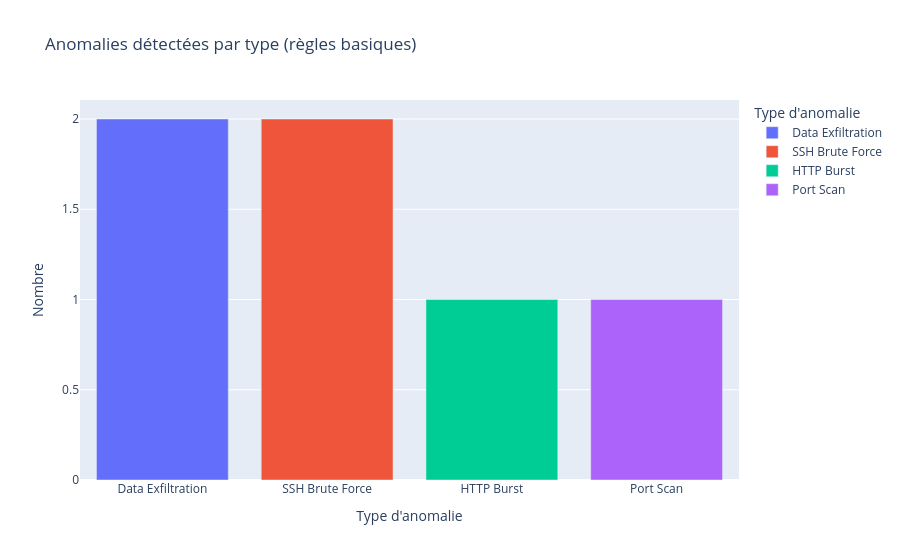

Notebook code for this chart:
### Code cell
def detect_anomalies_basic(index=None):
    """
    Détecte des comportements anormaux à partir de règles basées sur des seuils.
    Couvre : scan de ports, burst HTTP, brute-force SSH, exfiltration.
    """
    if index is None:
        index = f"suricata-{datetime.now(timezone.utc).strftime('%Y.%m.%d')}"

    anomalies = []
    print("=" * 60)
    print("  Détection d'anomalies — règles basiques")
    print("=" * 60)

    # ── 1. Scan de ports ────────────────────────────────────────
    result = es.search(index=index, body={
        "size": 0,
        "query": {"term": {"event_type": "alert"}},
        "aggs": {
            "per_src": {
                "terms": {"field": "src_ip", "size": 20},
                "aggs": {
                    "unique_sigs":  {"cardinality": {"field": "alert.signature_id"}},
                    "unique_dests": {"cardinality": {"field": "dest_ip"}},
                    "unique_ports": {"cardinality": {"field": "dest_port"}},
                    "total":        {"value_count":  {"field": "event_type"}},
                }
            }
        }
    })
    print("\n🔍 Scan de ports (>3 signatures uniques OU >5 destinations)")
    for bucket in result["aggregations"]["per_src"]["buckets"]:
        ip     = bucket["key"]
        sigs   = bucket["unique_sigs"]["value"]
        dests  = bucket["unique_dests"]["value"]
        ports  = bucket["unique_ports"]["value"]
        total  = bucket["total"]["value"]
        if sigs > 3 or dests > 5:
            anomalies.append({"ip": ip, "type": "Port Scan", "sigs": sigs, "dests": dests, "total": total})
            print(f"  🚨 {ip:20s}  sigs={sigs:3d}  dests={dests:3d}  ports={ports:4d}  total={total}")

    # ── 2. Burst HTTP (>50 events en 60 s depuis même IP) ───────
    result = es.search(index=index, body={
        "size": 0,
        "query": {"term": {"event_type": "http"}},
        "aggs": {
            "per_src": {
                "terms": {"field": "src_ip", "size": 20},
                "aggs": {
                    "over_time": {
                        "date_histogram": {"field": "@timestamp", "fixed_interval": "60s"},
                        "aggs": {"req_count": {"value_count": {"field": "src_ip"}}}
                    }
                }
            }
        }
    })
    print("\n🔍 Burst HTTP (>50 req en 60 s)")
    for bucket in result["aggregations"]["per_src"]["buckets"]:
        ip = bucket["key"]
        for tb in bucket["over_time"]["buckets"]:
            count = tb["req_count"]["value"]
            if count > 50:
                ts = tb["key_as_string"]
                anomalies.append({"ip": ip, "type": "HTTP Burst", "count": count, "window": ts})
                print(f"  🚨 {ip:20s}  {count:4d} req en 60s  à {ts}")

    # ── 3. Brute-force SSH (>20 alertes en 5 min depuis même IP) ─
    result = es.search(index=index, body={
        "size": 0,
        "query": {
            "bool": {
                "must": [
                    {"term": {"event_type": "alert"}},
                    {"term": {"dest_port": 22}}
                ]
            }
        },
        "aggs": {
            "per_src": {
                "terms": {"field": "src_ip", "size": 20},
                "aggs": {
                    "over_time": {
                        "date_histogram": {"field": "@timestamp", "fixed_interval": "5m"},
                        "aggs": {"count": {"value_count": {"field": "src_ip"}}}
                    }
                }
            }
        }
    })
    print("\n🔍 Brute-force SSH (>20 alertes port 22 en 5 min)")
    for bucket in result["aggregations"]["per_src"]["buckets"]:
        ip = bucket["key"]
        for tb in bucket["over_time"]["buckets"]:
            count = tb["count"]["value"]
            if count > 20:
                ts = tb["key_as_string"]
                anomalies.append({"ip": ip, "type": "SSH Brute Force", "count": count, "window": ts})
                print(f"  🚨 {ip:20s}  {count:4d} tentatives en 5 min  à {ts}")

    # ── 4. Exfiltration (flux sortants > 10 MB) ─────────────────
    result = es.search(index=index, body={
        "size": 0,
        "query": {"term": {"event_type": "flow"}},
        "aggs": {
            "per_src": {
                "terms": {"field": "src_ip", "size": 20},
                "aggs": {"total_bytes": {"sum": {"field": "flow.bytes_toserver"}}}
            }
        }
    })
    print("\n🔍 Exfiltration de données (>10 MB sortants depuis même IP)")
    for bucket in result["aggregations"]["per_src"]["buckets"]:
        ip = bucket["key"]
        mb = bucket["total_bytes"]["value"] / 1e6
        if mb > 10:
            anomalies.append({"ip": ip, "type": "Data Exfiltration", "mb": round(mb, 1)})
            print(f"  🚨 {ip:20s}  {mb:8.1f} MB sortants")

    print(f"\n{'=' * 60}")
    print(f"  Total anomalies détectées : {len(anomalies)}")
    return anomalies


anomalies = detect_anomalies_basic()

# Visualisation
if anomalies:
    df_a = pd.DataFrame(anomalies)
    counts = df_a["type"].value_counts().reset_index()
    counts.columns = ["type", "count"]
    fig = px.bar(counts, x="type", y="count", color="type",
                 title="Anomalies détectées par type (règles basiques)",
                 labels={"type": "Type d'anomalie", "count": "Nombre"})
    fig.show()

### Figure 1 — Plotly figure (JSON) as saved in the notebook; plotly's stock layout.template omitted (floating-point values rounded to 4 significant figures)
{"data": [{"hovertemplate": "Type d'anomalie=%{x}<br>Nombre=%{y}<extra></extra>", "legendgroup": "Data Exfiltration", "marker": {"color": "#636efa", "pattern": {"shape": ""}}, "name": "Data Exfiltration", "orientation": "v", "showlegend": true, "textposition": "auto", "type": "bar", "x": ["Data Exfiltration"], "xaxis": "x", "y": [2], "yaxis": "y"}, {"hovertemplate": "Type d'anomalie=%{x}<br>Nombre=%{y}<extra></extra>", "legendgroup": "SSH Brute Force", "marker": {"color": "#EF553B", "pattern": {"shape": ""}}, "name": "SSH Brute Force", "orientation": "v", "showlegend": true, "textposition": "auto", "type": "bar", "x": ["SSH Brute Force"], "xaxis": "x", "y": [2], "yaxis": "y"}, {"hovertemplate": "Type d'anomalie=%{x}<br>Nombre=%{y}<extra></extra>", "legendgroup": "HTTP Burst", "marker": {"color": "#00cc96", "pattern": {"shape": ""}}, "name": "HTTP Burst", "orientation": "v", "showlegend": true, "textposition": "auto", "type": "bar", "x": ["HTTP Burst"], "xaxis": "x", "y": [1], "yaxis": "y"}, {"hovertemplate": "Type d'anomalie=%{x}<br>Nombre=%{y}<extra></extra>", "legendgroup": "Port Scan", "marker": {"color": "#ab63fa", "pattern": {"shape": ""}}, "name": "Port Scan", "orientation": "v", "showlegend": true, "textposition": "auto", "type": "bar", "x": ["Port Scan"], "xaxis": "x", "y": [1], "yaxis": "y"}], "layout": {"barmode": "relative", "legend": {"title": {"text": "Type d'anomalie"}, "tracegroupgap": 0}, "title": {"text": "Anomalies détectées par type (règles basiques)"}, "xaxis": {"anchor": "y", "categoryarray": ["Data Exfiltration", "SSH Brute Force", "HTTP Burst", "Port Scan"], "categoryorder": "array", "domain": [0, 1], "title": {"text": "Type d'anomalie"}}, "yaxis": {"anchor": "x", "domain": [0, 1], "title": {"text": "Nombre"}}}}
